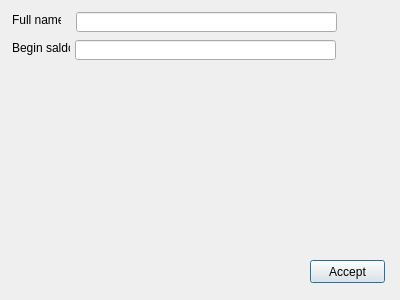
<?xml version="1.0" encoding="UTF-8"?>
<ui version="4.0">
 <class>dialogAddAccount</class>
 <widget class="QDialog" name="dialogAddAccount">
  <property name="geometry">
   <rect>
    <x>0</x>
    <y>0</y>
    <width>400</width>
    <height>300</height>
   </rect>
  </property>
  <property name="windowTitle">
   <string>Dialog</string>
  </property>
  <widget class="QLineEdit" name="le_Name">
   <property name="geometry">
    <rect>
     <x>76</x>
     <y>12</y>
     <width>261</width>
     <height>20</height>
    </rect>
   </property>
  </widget>
  <widget class="QLineEdit" name="le_Saldo">
   <property name="geometry">
    <rect>
     <x>75</x>
     <y>40</y>
     <width>261</width>
     <height>20</height>
    </rect>
   </property>
  </widget>
  <widget class="QLabel" name="l_Name">
   <property name="geometry">
    <rect>
     <x>12</x>
     <y>12</y>
     <width>49</width>
     <height>16</height>
    </rect>
   </property>
   <property name="text">
    <string>Full name:</string>
   </property>
  </widget>
  <widget class="QLabel" name="l_Saldo">
   <property name="geometry">
    <rect>
     <x>12</x>
     <y>40</y>
     <width>58</width>
     <height>16</height>
    </rect>
   </property>
   <property name="text">
    <string>Begin saldo:</string>
   </property>
  </widget>
  <widget class="QPushButton" name="pb_AcceptAccount">
   <property name="geometry">
    <rect>
     <x>310</x>
     <y>260</y>
     <width>75</width>
     <height>23</height>
    </rect>
   </property>
   <property name="text">
    <string>Accept</string>
   </property>
  </widget>
 </widget>
 <resources/>
 <connections/>
</ui>
